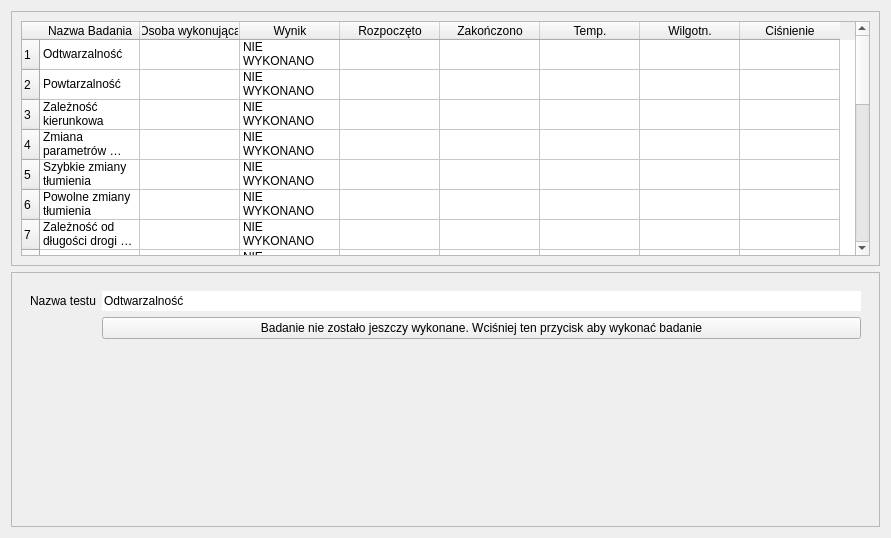
<?xml version="1.0" encoding="UTF-8"?>
<ui version="4.0">
 <class>ProceduraTestowa</class>
 <widget class="QWidget" name="ProceduraTestowa">
  <property name="geometry">
   <rect>
    <x>0</x>
    <y>0</y>
    <width>891</width>
    <height>538</height>
   </rect>
  </property>
  <property name="windowTitle">
   <string>Form</string>
  </property>
  <layout class="QVBoxLayout" name="verticalLayout_3">
   <item>
    <widget class="QFrame" name="frame_tab">
     <property name="frameShape">
      <enum>QFrame::StyledPanel</enum>
     </property>
     <property name="frameShadow">
      <enum>QFrame::Raised</enum>
     </property>
     <layout class="QVBoxLayout" name="verticalLayout">
      <item>
       <widget class="QTableWidget" name="tableWidget">
        <row>
         <property name="text">
          <string>1</string>
         </property>
        </row>
        <row>
         <property name="text">
          <string>2</string>
         </property>
        </row>
        <row>
         <property name="text">
          <string>3</string>
         </property>
        </row>
        <row>
         <property name="text">
          <string>4</string>
         </property>
        </row>
        <row>
         <property name="text">
          <string>5</string>
         </property>
        </row>
        <row>
         <property name="text">
          <string>6</string>
         </property>
        </row>
        <row>
         <property name="text">
          <string>7</string>
         </property>
        </row>
        <row>
         <property name="text">
          <string>8</string>
         </property>
        </row>
        <row>
         <property name="text">
          <string>9</string>
         </property>
        </row>
        <row>
         <property name="text">
          <string>10</string>
         </property>
        </row>
        <row>
         <property name="text">
          <string>11</string>
         </property>
        </row>
        <row>
         <property name="text">
          <string>12</string>
         </property>
        </row>
        <row>
         <property name="text">
          <string>13</string>
         </property>
        </row>
        <row>
         <property name="text">
          <string>14</string>
         </property>
        </row>
        <row>
         <property name="text">
          <string>15</string>
         </property>
        </row>
        <row>
         <property name="text">
          <string>16</string>
         </property>
        </row>
        <row>
         <property name="text">
          <string>17</string>
         </property>
        </row>
        <row>
         <property name="text">
          <string>18</string>
         </property>
        </row>
        <row>
         <property name="text">
          <string>19</string>
         </property>
        </row>
        <row>
         <property name="text">
          <string>20</string>
         </property>
        </row>
        <row>
         <property name="text">
          <string>21</string>
         </property>
        </row>
        <column>
         <property name="text">
          <string>Nazwa Badania</string>
         </property>
        </column>
        <column>
         <property name="text">
          <string>Osoba wykonująca</string>
         </property>
        </column>
        <column>
         <property name="text">
          <string>Wynik</string>
         </property>
        </column>
        <column>
         <property name="text">
          <string>Rozpoczęto</string>
         </property>
        </column>
        <column>
         <property name="text">
          <string>Zakończono</string>
         </property>
        </column>
        <column>
         <property name="text">
          <string>Temp.</string>
         </property>
        </column>
        <column>
         <property name="text">
          <string>Wilgotn.</string>
         </property>
        </column>
        <column>
         <property name="text">
          <string>Ciśnienie</string>
         </property>
        </column>
        <item row="0" column="0">
         <property name="text">
          <string>Odtwarzalność</string>
         </property>
        </item>
        <item row="0" column="2">
         <property name="text">
          <string>NIE WYKONANO</string>
         </property>
        </item>
        <item row="1" column="0">
         <property name="text">
          <string>Powtarzalność</string>
         </property>
        </item>
        <item row="1" column="2">
         <property name="text">
          <string>NIE WYKONANO</string>
         </property>
        </item>
        <item row="2" column="0">
         <property name="text">
          <string>Zależność kierunkowa</string>
         </property>
        </item>
        <item row="2" column="2">
         <property name="text">
          <string>NIE WYKONANO</string>
         </property>
        </item>
        <item row="3" column="0">
         <property name="text">
          <string>Zmiana parametrów zasilania</string>
         </property>
        </item>
        <item row="3" column="2">
         <property name="text">
          <string>NIE WYKONANO</string>
         </property>
        </item>
        <item row="4" column="0">
         <property name="text">
          <string>Szybkie zmiany tłumienia</string>
         </property>
        </item>
        <item row="4" column="2">
         <property name="text">
          <string>NIE WYKONANO</string>
         </property>
        </item>
        <item row="5" column="0">
         <property name="text">
          <string>Powolne zmiany tłumienia</string>
         </property>
        </item>
        <item row="5" column="2">
         <property name="text">
          <string>NIE WYKONANO</string>
         </property>
        </item>
        <item row="6" column="0">
         <property name="text">
          <string>Zależność od długości drogi optycznej</string>
         </property>
        </item>
        <item row="6" column="2">
         <property name="text">
          <string>NIE WYKONANO</string>
         </property>
        </item>
        <item row="7" column="0">
         <property name="text">
          <string>Czułość na pożar</string>
         </property>
        </item>
        <item row="7" column="2">
         <property name="text">
          <string>NIE WYKONANO</string>
         </property>
        </item>
        <item row="8" column="0">
         <property name="text">
          <string>Światło rozproszone</string>
         </property>
        </item>
        <item row="8" column="2">
         <property name="text">
          <string>NIE WYKONANO</string>
         </property>
        </item>
        <item row="9" column="0">
         <property name="text">
          <string>Odporność na suche gorąco</string>
         </property>
        </item>
        <item row="9" column="2">
         <property name="text">
          <string>NIE WYKONANO</string>
         </property>
        </item>
        <item row="10" column="0">
         <property name="text">
          <string>Odporność na zimno</string>
         </property>
        </item>
        <item row="10" column="2">
         <property name="text">
          <string>NIE WYKONANO</string>
         </property>
        </item>
        <item row="11" column="0">
         <property name="text">
          <string>Odporność na wilgotne gorąco, stan ustalony</string>
         </property>
        </item>
        <item row="11" column="2">
         <property name="text">
          <string>NIE WYKONANO</string>
         </property>
        </item>
        <item row="12" column="0">
         <property name="text">
          <string>Wytrzymałość na wilgotne gorąco, stan ustalony</string>
         </property>
        </item>
        <item row="12" column="2">
         <property name="text">
          <string>NIE WYKONANO</string>
         </property>
        </item>
        <item row="13" column="0">
         <property name="text">
          <string>Wytrzymałość na wibracje</string>
         </property>
        </item>
        <item row="13" column="2">
         <property name="text">
          <string>NIE WYKONANO</string>
         </property>
        </item>
        <item row="14" column="0">
         <property name="text">
          <string>Odporność na wyładowania elektrostatyczne</string>
         </property>
        </item>
        <item row="14" column="2">
         <property name="text">
          <string>NIE WYKONANO</string>
         </property>
        </item>
        <item row="15" column="0">
         <property name="text">
          <string>Odporność na wypormieniowanie pola elektromagnetycznego</string>
         </property>
        </item>
        <item row="15" column="2">
         <property name="text">
          <string>NIE WYKONANO</string>
         </property>
        </item>
        <item row="16" column="0">
         <property name="text">
          <string>Odporność na przewodzone zakłocenia indukowane przez pola elektromagnetyczne</string>
         </property>
        </item>
        <item row="16" column="2">
         <property name="text">
          <string>NIE WYKONANO</string>
         </property>
        </item>
        <item row="17" column="0">
         <property name="text">
          <string>Odporność na szybkie impulsy przejściowe</string>
         </property>
        </item>
        <item row="17" column="2">
         <property name="text">
          <string>NIE WYKONANO</string>
         </property>
        </item>
        <item row="18" column="0">
         <property name="text">
          <string>Odporność na powolne udary napęciowe wysokiej energii</string>
         </property>
        </item>
        <item row="18" column="2">
         <property name="text">
          <string>NIE WYKONANO</string>
         </property>
        </item>
        <item row="19" column="0">
         <property name="text">
          <string>Wytrzymałość na korozję powodowaną przez dwutlenek siarki</string>
         </property>
        </item>
        <item row="19" column="2">
         <property name="text">
          <string>NIE WYKONANO</string>
         </property>
        </item>
        <item row="20" column="0">
         <property name="text">
          <string>Odporność na uderzenie</string>
         </property>
        </item>
        <item row="20" column="2">
         <property name="text">
          <string>NIE WYKONANO</string>
         </property>
        </item>
       </widget>
      </item>
     </layout>
    </widget>
   </item>
   <item>
    <widget class="QFrame" name="frame_badanie">
     <property name="frameShape">
      <enum>QFrame::StyledPanel</enum>
     </property>
     <property name="frameShadow">
      <enum>QFrame::Raised</enum>
     </property>
     <layout class="QVBoxLayout" name="verticalLayout_2">
      <item>
       <widget class="QStackedWidget" name="stackedWidget">
        <property name="currentIndex">
         <number>0</number>
        </property>
        <widget class="QWidget" name="pOdtwarzalnoscNieWykonane">
         <layout class="QFormLayout" name="formLayout">
          <item row="0" column="0">
           <widget class="QLabel" name="label_2">
            <property name="text">
             <string>Nazwa testu</string>
            </property>
           </widget>
          </item>
          <item row="0" column="1">
           <widget class="QLineEdit" name="nazwa_testu">
            <property name="text">
             <string>Odtwarzalność</string>
            </property>
            <property name="frame">
             <bool>false</bool>
            </property>
            <property name="readOnly">
             <bool>true</bool>
            </property>
           </widget>
          </item>
          <item row="1" column="1">
           <widget class="QPushButton" name="pbStartOdtwarzalnosc">
            <property name="text">
             <string>Badanie nie zostało jeszczy wykonane. Wciśniej ten przycisk aby wykonać badanie</string>
            </property>
           </widget>
          </item>
          <item row="2" column="1">
           <spacer name="verticalSpacer">
            <property name="orientation">
             <enum>Qt::Vertical</enum>
            </property>
            <property name="sizeHint" stdset="0">
             <size>
              <width>20</width>
              <height>40</height>
             </size>
            </property>
           </spacer>
          </item>
         </layout>
        </widget>
        <widget class="QWidget" name="page_2">
         <widget class="QLabel" name="label">
          <property name="geometry">
           <rect>
            <x>30</x>
            <y>20</y>
            <width>58</width>
            <height>18</height>
           </rect>
          </property>
          <property name="text">
           <string>TextLabel</string>
          </property>
         </widget>
        </widget>
       </widget>
      </item>
     </layout>
    </widget>
   </item>
  </layout>
 </widget>
 <resources/>
 <connections/>
</ui>
